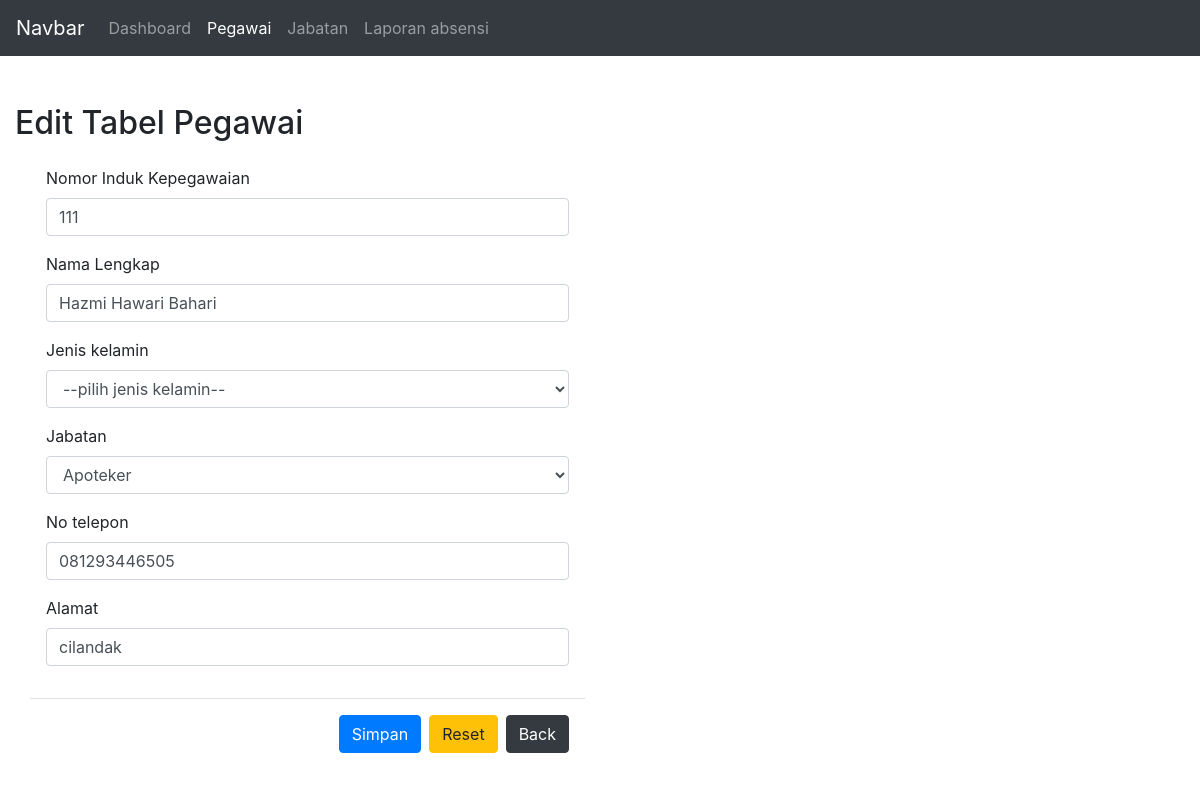
The app's page /Admin/edit_pegawai/111 with its own data.
### tables this page shows
CREATE TABLE `pegawai` (
  `nik` int(11) NOT NULL,
  `nama_pegawai` varchar(255) NOT NULL,
  `jenis_kelamin` varchar(25) NOT NULL,
  `id_jabatan` int(11) NOT NULL,
  `no_telepon` varchar(13) NOT NULL,
  `alamat` varchar(255) NOT NULL
);

### application/controllers/Admin.php (called while the page is built, shortened)
<?php
class Admin extends CI_Controller {
    public function edit_pegawai($id){
        $data['pegawai'] = $this->Pegawai_models->ambil_id($id);
        $data['jabatan'] = $this->Jabatan_models->jabatan_get();
        $this->form_validation->set_rules('nama', 'Nama', 'required');
        $this->form_validation->set_rules('telepon', 'Telepon', 'required');
        if ($this->form_validation->run() == false) {
        $this->load->view('tbl_edit_pegawai.php' , $data);
        }
    }
    }

### index.php (called while the page is built, shortened)
<?php
require_once BASEPATH.'core/CodeIgniter.php';

### application/models/Pegawai_models.php (called while the page is built, shortened)
<?php
class Pegawai_models extends CI_Model
{
    public function ambil_id($id){
        return $this->db->get_where('pegawai', ['nik' => $id])->row_array();
    }
}

### application/models/Jabatan_models.php (called while the page is built, shortened)
<?php
class Jabatan_models extends CI_Model
{
    public function jabatan_get()
    {
        return $this->db->get('jabatan')->result_array();
    }
}

### application/views/tbl_edit_pegawai.php (the view, shortened to what this page needs)
<!doctype html>
<html lang="en">
  <head>
    <link rel="stylesheet" href="https://cdn.jsdelivr.net/npm/bootstrap@4.6.2/dist/css/bootstrap.min.css">
  </head>
  <body>
    <nav class="navbar navbar-expand-lg navbar-dark bg-dark">
    <a class="navbar-brand" href="#">Navbar</a>
    <div class="collapse navbar-collapse" id="navbarNavAltMarkup">
        <div class="navbar-nav">
        <a class="nav-link " href="<?= base_url('Admin') ?>">Dashboard </a>
        <a class="nav-link active" href="<?= base_url('Admin/pegawai') ?>">Pegawai <span class="sr-only">(current)</span></a>
        <a class="nav-link " href="<?= base_url('Admin/jabatan') ?>">Jabatan </a>
        <a class="nav-link" href="<?= base_url('Admin/laporan_absensi') ?>">Laporan absensi</a>
        </div>
    </div>
    </nav>
    <div class="container-fluid mt-5">
        <h2>Edit Tabel Pegawai</h2>
        <div class="container-fluid">
            <div class="row">
                <div class="col-lg-6">
                <form action=" " method="post">
                <div class="modal-body">
                    <div class="form-group">
                        <label for="nik">Nomor Induk Kepegawaian</label>
                        <input type="number" class="form-control" name="nik" id="nik" placeholder="NIK" value="<?= $pegawai['nik']; ?>" required>
                    </div>
                    <div class="form-group">
                        <label for="nama">Nama Lengkap</label>
                        <input type="text" class="form-control" name="nama" id="Nama" placeholder="Nama Lengkap" value="<?= $pegawai['nama_pegawai']; ?>" required>
                    </div>
                    <div class="form-group">
                        <label for="jenisk">Jenis kelamin</label>
                        <select name="jenisk" id="jenisk" class="form-control" value="<?= $pegawai['jenis_kelamin']; ?>" required>
                            <option value="">--pilih jenis kelamin--</option>
                        </select>
                    </div>
                    <div class="form-group">
                        <label for="jabatan">Jabatan</label>
                        <select name="jabatan" id="jabatan" class="form-control" required>
                            <?php foreach ($jabatan as $m) : ?>
                                <?php if ($m['id_jabatan'] == $pegawai['id_jabatan']) : ?>
                                    <option value="<?= $m['id_jabatan']; ?>" selected><?= $m['nama_jabatan']; ?></option>
                                <?php else : ?>
                                    <option value="<?= $m['id_jabatan']; ?>"><?= $m['nama_jabatan']; ?></option>
                                <?php endif; ?>
                            <?php endforeach; ?>
                        </select>
                    </div>
                    <div class="form-group">
                        <label for="telepon">No telepon</label>
                        <input type="number" class="form-control" name="telepon" id="telepon" placeholder="Nomor telepon" value="<?= $pegawai['no_telepon']; ?>" required>
                    </div>
                    <div class="form-group">
                        <label for="alamat">Alamat</label>
                        <input type="text" class="form-control" name="alamat" id="alamat" placeholder="Alamat" value="<?= $pegawai['alamat']; ?>" required>
                    </div>
                </div>
                <div class="modal-footer">
                <button type="submit" id="simpan" class="btn btn-primary">Simpan</button>
                    <button type="reset" class="btn btn-warning">Reset</button>
                    <a href="<?= base_url('Admin/pegawai'); ?>" class="btn btn-dark">Back</a>
                </div>
            </form>
                </div>
            </div>
        </div>
    </div>
  </body>
</html>

### records on screen
pegawai: nik "111", nama "Hazmi Hawari Bahari", telepon "081293446505", alamat "cilandak"

### other values on screen
form field jabatan "Apoteker"
